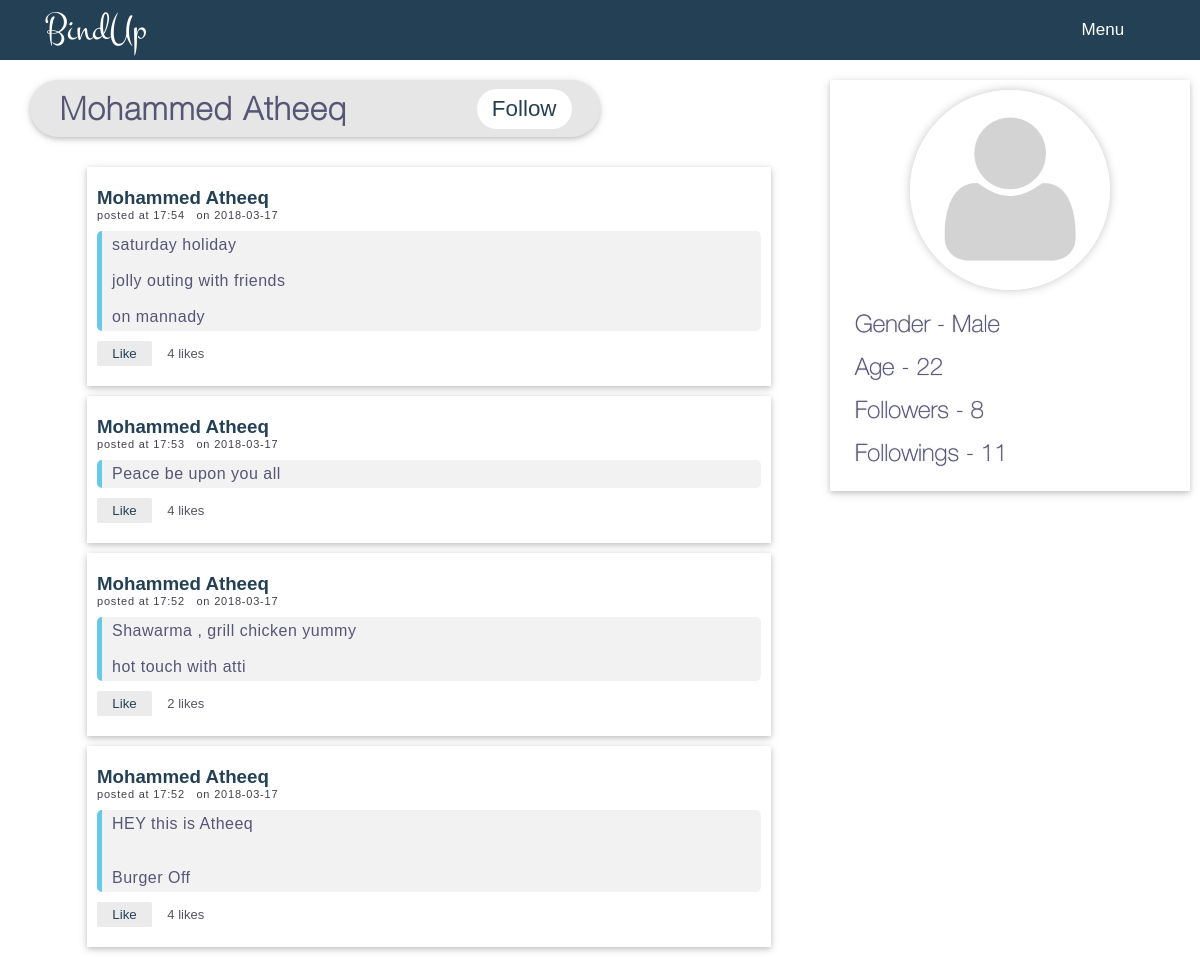
/profile.php?id=16, run on the app's committed database.
### tables this page shows
CREATE TABLE `users` (
  `id` int(11) UNSIGNED NOT NULL,
  `fname` varchar(15) NOT NULL,
  `lname` varchar(15) NOT NULL,
  `dob` date NOT NULL,
  `gender` varchar(6) NOT NULL,
  `ph_num` int(11) NOT NULL,
  `email` varchar(40) NOT NULL,
  `password` varchar(64) NOT NULL,
  `img` varchar(255) DEFAULT NULL,
  `created_at` datetime NOT NULL
);

CREATE TABLE `posts` (
  `id` int(11) UNSIGNED NOT NULL,
  `post_body` varchar(5000) NOT NULL,
  `posted_at` datetime NOT NULL,
  `user_id` int(11) NOT NULL,
  `likes` int(10) UNSIGNED NOT NULL DEFAULT '0'
);

### classes/DB.php (called while the page is built)
<?php
class DB {
   private static function connect(){
      $con = new PDO('mysql:host=127.0.0.1;dbname=bindup;charset=utf8' , 'root' , 'dvssa');
      return $con;
   }
   public static function query($query,$params=array()){
      $stmt = self::connect()->prepare($query);
      $stmt->execute($params);
      if(explode(' ',$query)[0]=='SELECT'){
         $data = $stmt->fetchAll();
         return $data;
      }
      return $stmt->rowCount();
   }
}
?>

### profile.php (the view, shortened to what this page needs)
<?php
require 'classes/DB.php';
require 'classes/Login.php';
if(isset($_GET['id'])){
	if(@$user = DB::query("SELECT * FROM users WHERE id=:id",array(':id'=>$_GET['id']))[0]){
		if(Login::isLoggedIn()['id'] == $user['id']){
			loggedin_user_profile();
		} else{
			$logged_user = Login::isLoggedIn();
			if(!DB::query("SELECT * FROM followers
				WHERE user_id=:user_id AND follower_id=:follower_id",
				array(':user_id'=>$user['id'],':follower_id'=>$logged_user['id']))){
				$follow = "Follow";
			}
			else {
				$follow = "Unfollow";
			}
		}
	}else{
		error_msg();
	}
}
$logged_user = Login::isLoggedIn();
$followers = DB::query('SELECT * FROM followers WHERE user_id=:user_id',array(':user_id'=>$user['id']));
$followings = DB::query('SELECT * FROM followers WHERE follower_id=:user_id',array(':user_id'=>$user['id']));
?>
<!DOCTYPE html>
<html lang="en">
<head>
	<link rel="stylesheet" href="css/profile.css">
	<link rel="stylesheet" href="css/helvatica.css">
	<link rel="stylesheet" href="fonts/montez.css">
	<link rel="stylesheet" href="css/font-awesome.css">
</head>
<body>
<div class="wrap">
	<div class="header">
		<header><a href="/">BindUp</a></header>
		<ul class="nav">
			<li class="menu" > Menu
			</li>
		</ul>
	</div>
	<div class="profile">
		<div class="about clearfix">
			<div class="pro-img">
				<img src="./images/<?php echo $user['img'] ?>" alt="Profile Picture">
			</div>
			<div class="pro-details">
				<div class="info">Gender - <?php echo $user['gender'] ?></div>
				<div class="info">Age - <?php echo date('Y-m-d')-$user['dob']; ?></div>
				<div class="info">Followers - <?php echo count($followers); ?></div>
				<div class="info">Followings - <?php echo count($followings); ?></div>
			</div>
		</div>
		<div class="abt-usr">
			<div class="ufn clearfix">
				<div class="ufn-bar">
				<?php
				echo $user['fname']." ".$user['lname'];
				if($logged_user['id'] != $user['id']):
					echo '<input type="button" class="flow '.$follow.'" data-uid="'.$user['id'].'" value="'.$follow.'" >';
				endif;
			?>
				</div>
			</div>
		</div>
		<div class="posts-blk">
			<div class="posts">
				<?php
				if($all_posts = DB::query("SELECT * FROM posts WHERE user_id=:user_id ORDER BY id DESC ",array(':user_id'=>$user['id']))){
					foreach($all_posts as $post){
						$date = explode(' ' , $post['posted_at']);
						$time = explode(':' , $date[1]);
						$like = DB::query("SELECT * fROM post_likes WHERE post_id=:post_id AND liker_id=:liker_id",array(':post_id'=>$post['id'],':liker_id'=>$logged_user['id'])) ? 'Liked' : 'Like' ;
						$like_class = DB::query("SELECT * fROM post_likes WHERE post_id=:post_id AND liker_id=:liker_id",array(':post_id'=>$post['id'],':liker_id'=>$logged_user['id'])) ? 'lkd' : 'lk' ;
						echo "
						<div class='post clearfix'>
							<div class='user'>
								<h3><a href='profile.php?id=".$post['user_id']."' >".$user['fname']." ".$user['lname']."</a></h3>
								<div class='time'>posted at ".$time[0].":".$time[1]."&nbsp;&nbsp; on  ".$date[0]."</div>
							</div>
							<div class='cont'><pre>".htmlspecialchars($post['post_body'])."</pre></div>
							<div class='ops'>
								<input type='button' data-pid='".$post['id']."' value='$like' class='like-btn $like_class'>
								<span class='pl'>&nbsp;&nbsp;
									<span class='lc'>".$post['likes']."</span> likes
								</span>
							</div>
						</div>
						";
					}
				} else{
					echo '<div class="post none clearfix">
								NO POSTS YET
							</div>';
				}
				?>
			</div>
		</div>
	</div>
</div>
</body>
</html>

### css/profile.css (style rules this page uses)
* { font-family:sans-serif,serif ; margin:0; padding:0; box-sizing: border-box; outline:none; }
html { height:0; }
body { width:100%; overflow-x:hidden; }
div.wrap { width: inherit;min-height:100vh;position: absolute; }
div.clearfix { box-shadow:0 2px 5px 0 rgba(0,0,0,0.16), 0 2px 10px 0 rgba(0,0,0,0.12); }
div.header { padding:10px 3.74%; height:60px; width:inherit; background:#244055; position: fixed; top:0; z-index:30; }
div.header header { font-size:40px; padding:5px 0; float:left; position: relative; top:-12px; }
div.header header > a { font-family: montez; color:white; text-decoration:none; }
div.header > ul.nav { list-style-type: none; }
div.header > ul.nav li { float:right; font-size: 17px; margin:5px 0.99%; color:white; text-decoration: none; padding:5px; border-radius:2px; transition: all 0.2s; position: relative; }
div.header > ul.nav li.menu { padding-right: 20px; }
div.header > ul.nav > li.menu , div.header > div.sub-menu , span.menu-down { z-index:997; }
.profile { margin:20px 0; padding:30px; position: relative; top:10px; }
.abt-usr { margin:10px 0; padding:10px 0; width:100%; position: relative; top:0px; z-index: 10; transition:all 0.1s; }
.abt-usr .ufn { width:50%; background:rgba(230,230,230,1); padding:10px 30px; border-radius:50px; position: relative; }
.abt-usr .ufn-bar { font-family: HelveticaNeueW01-Thin,sans-serif; font-size: 2em; font-weight: 600; letter-spacing: 1.5px; color:#575575; display: inline; }
.abt-usr .ufn .flow { transition: all .3s; padding:7px 15px; border:none; border-radius:30px; font-size: .7em; position: absolute; top:50%; right:5%; transform: translateY(-50%); cursor: pointer; }
.Follow { background:white; color:#244055; }
.about { position: fixed; right:0; top:80px; width:30%; margin:0 10px; padding:10px; }
.about img { width:200px; height:200px; border-radius:50%; position: relative; left:50%; transform: translateX(-50%); box-shadow: 0 0 10px #c6c5c5; }
.about .pro-details { font-size: 1.5em; color:#575575; }
.about .pro-details .info { font-family:HelveticaNeueW01-Thin,sans-serif; text-shadow: 0 0 1px #575575; margin:15px; }
.posts-blk { position: relative; left:5%; width:60%; float:left; }
.like-btn { padding:3px 10px; margin:10px 0; }
.post { margin:10px 0; padding:10px; background:rgba(255,255,255,0.9); }
.post .user { margin:10px 0; }
.post .user h3 a { text-decoration: none; color:#244055; }
.post .user .time { font-size: 11px; color:#41404a; letter-spacing: .8px; }
.post .cont { background:rgba(0,0,0,0.05); color:#575575; letter-spacing:.5px; padding:5px 5px 5px 10px; border-left:5px solid rgba(102, 202, 229, 1); border-radius:5px; }
.post .ops .like-btn { border:none; width:55px; padding:5px 0; border-radius:1.5px; cursor:pointer; transition:all 0.15s; }
.post .ops .lk { background:rgba(0,0,0,0.08); color:#244055; }
.post .ops .pl { color:#565561; font-size:13px; }

### data on the page
users: img (placeholder picture), gender "Male", fname "Mohammed", lname "Atheeq"
posts: user.fname "Mohammed", user.lname "Atheeq", posted_at "17", posted_at "54", posted_at "2018-03-17", post_body "saturday holiday jolly outing with friends on mannady", likes "4"
posts: user.fname "Mohammed", user.lname "Atheeq", posted_at "17", posted_at "53", posted_at "2018-03-17", post_body "Peace be upon you all", likes "4"
posts: user.fname "Mohammed", user.lname "Atheeq", posted_at "17", posted_at "52", posted_at "2018-03-17", post_body "Shawarma , grill chicken yummy hot touch with atti", likes "2"
posts: user.fname "Mohammed", user.lname "Atheeq", posted_at "17", posted_at "52", posted_at "2018-03-17", post_body "HEY this is Atheeq Burger Off", likes "4"

### other printed values
count($followers) "8"
count($followings) "11"
